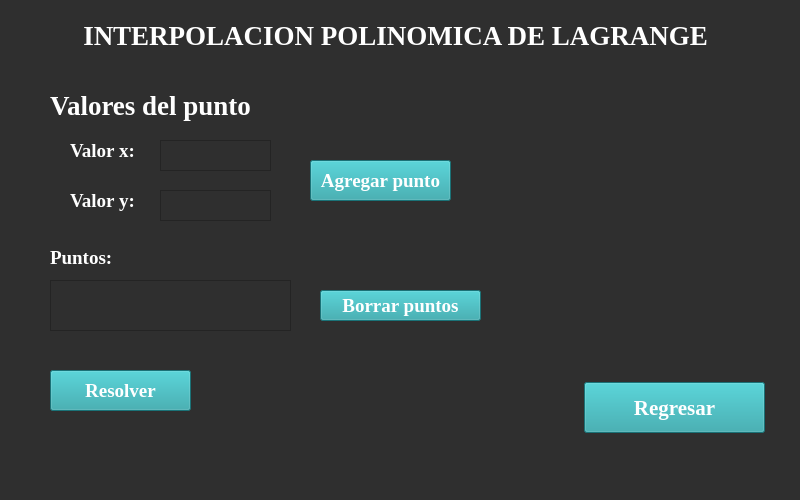
<?xml version="1.0" encoding="UTF-8"?>
<ui version="4.0">
 <class>MainWindow</class>
 <widget class="QMainWindow" name="MainWindow">
  <property name="geometry">
   <rect>
    <x>0</x>
    <y>0</y>
    <width>800</width>
    <height>500</height>
   </rect>
  </property>
  <property name="windowTitle">
   <string>MainWindow</string>
  </property>
  <property name="styleSheet">
   <string notr="true">background-color: rgb(47, 47, 47);</string>
  </property>
  <widget class="QWidget" name="centralwidget">
   <widget class="QPushButton" name="botonRegresar">
    <property name="geometry">
     <rect>
      <x>584</x>
      <y>382</y>
      <width>181</width>
      <height>51</height>
     </rect>
    </property>
    <property name="font">
     <font>
      <family>Times New Roman</family>
      <pointsize>16</pointsize>
      <weight>75</weight>
      <bold>true</bold>
     </font>
    </property>
    <property name="styleSheet">
     <string notr="true">color: rgb(255,255,255);
background-color: rgb(37,160,166);</string>
    </property>
    <property name="text">
     <string>Regresar</string>
    </property>
   </widget>
   <widget class="QLabel" name="labelTema">
    <property name="geometry">
     <rect>
      <x>0</x>
      <y>10</y>
      <width>791</width>
      <height>51</height>
     </rect>
    </property>
    <property name="font">
     <font>
      <family>Times New Roman</family>
      <pointsize>20</pointsize>
      <weight>75</weight>
      <italic>false</italic>
      <bold>true</bold>
     </font>
    </property>
    <property name="styleSheet">
     <string notr="true">color: rgb(255,255,255);</string>
    </property>
    <property name="text">
     <string>INTERPOLACION POLINOMICA DE LAGRANGE</string>
    </property>
    <property name="alignment">
     <set>Qt::AlignCenter</set>
    </property>
   </widget>
   <widget class="QLabel" name="label">
    <property name="geometry">
     <rect>
      <x>50</x>
      <y>90</y>
      <width>211</width>
      <height>31</height>
     </rect>
    </property>
    <property name="font">
     <font>
      <family>Times New Roman</family>
      <pointsize>20</pointsize>
      <weight>75</weight>
      <bold>true</bold>
     </font>
    </property>
    <property name="styleSheet">
     <string notr="true">color: rgb(255,255,255);</string>
    </property>
    <property name="text">
     <string>Valores del punto</string>
    </property>
   </widget>
   <widget class="QPushButton" name="botonAgregar">
    <property name="geometry">
     <rect>
      <x>310</x>
      <y>160</y>
      <width>141</width>
      <height>41</height>
     </rect>
    </property>
    <property name="font">
     <font>
      <family>Times New Roman</family>
      <pointsize>14</pointsize>
      <weight>75</weight>
      <bold>true</bold>
     </font>
    </property>
    <property name="styleSheet">
     <string notr="true">color: rgb(255,255,255);
background-color: rgb(37,160,166);</string>
    </property>
    <property name="text">
     <string>Agregar punto</string>
    </property>
   </widget>
   <widget class="QTextEdit" name="textValorX">
    <property name="geometry">
     <rect>
      <x>160</x>
      <y>140</y>
      <width>111</width>
      <height>31</height>
     </rect>
    </property>
    <property name="styleSheet">
     <string notr="true">color: rgb(255,255,255);</string>
    </property>
   </widget>
   <widget class="QTextEdit" name="textValorY">
    <property name="geometry">
     <rect>
      <x>160</x>
      <y>190</y>
      <width>111</width>
      <height>31</height>
     </rect>
    </property>
    <property name="styleSheet">
     <string notr="true">color: rgb(255,255,255);</string>
    </property>
   </widget>
   <widget class="QLabel" name="labelX">
    <property name="geometry">
     <rect>
      <x>70</x>
      <y>140</y>
      <width>71</width>
      <height>21</height>
     </rect>
    </property>
    <property name="font">
     <font>
      <family>Times New Roman</family>
      <pointsize>14</pointsize>
      <weight>75</weight>
      <bold>true</bold>
     </font>
    </property>
    <property name="styleSheet">
     <string notr="true">color: rgb(255,255,255);</string>
    </property>
    <property name="text">
     <string>Valor x:</string>
    </property>
   </widget>
   <widget class="QLabel" name="labelX_2">
    <property name="geometry">
     <rect>
      <x>70</x>
      <y>190</y>
      <width>71</width>
      <height>21</height>
     </rect>
    </property>
    <property name="font">
     <font>
      <family>Times New Roman</family>
      <pointsize>14</pointsize>
      <weight>75</weight>
      <bold>true</bold>
     </font>
    </property>
    <property name="styleSheet">
     <string notr="true">color: rgb(255,255,255);</string>
    </property>
    <property name="text">
     <string>Valor y:</string>
    </property>
   </widget>
   <widget class="QTextEdit" name="textResultado">
    <property name="geometry">
     <rect>
      <x>50</x>
      <y>280</y>
      <width>241</width>
      <height>51</height>
     </rect>
    </property>
    <property name="font">
     <font>
      <family>Times New Roman</family>
      <pointsize>12</pointsize>
     </font>
    </property>
    <property name="styleSheet">
     <string notr="true">color: rgb(255,255,255);</string>
    </property>
   </widget>
   <widget class="QLabel" name="labelPuntos">
    <property name="geometry">
     <rect>
      <x>50</x>
      <y>250</y>
      <width>81</width>
      <height>16</height>
     </rect>
    </property>
    <property name="font">
     <font>
      <family>Times New Roman</family>
      <pointsize>14</pointsize>
      <weight>75</weight>
      <bold>true</bold>
     </font>
    </property>
    <property name="styleSheet">
     <string notr="true">color: rgb(255,255,255);</string>
    </property>
    <property name="text">
     <string>Puntos:</string>
    </property>
   </widget>
   <widget class="QPushButton" name="botonResolver">
    <property name="geometry">
     <rect>
      <x>50</x>
      <y>370</y>
      <width>141</width>
      <height>41</height>
     </rect>
    </property>
    <property name="font">
     <font>
      <family>Times New Roman</family>
      <pointsize>14</pointsize>
      <weight>75</weight>
      <bold>true</bold>
     </font>
    </property>
    <property name="styleSheet">
     <string notr="true">color: rgb(255,255,255);
background-color: rgb(37,160,166);</string>
    </property>
    <property name="text">
     <string>Resolver</string>
    </property>
   </widget>
   <widget class="QLabel" name="label_2">
    <property name="geometry">
     <rect>
      <x>230</x>
      <y>370</y>
      <width>171</width>
      <height>31</height>
     </rect>
    </property>
    <property name="font">
     <font>
      <family>Times New Roman</family>
      <pointsize>16</pointsize>
     </font>
    </property>
    <property name="styleSheet">
     <string notr="true">color: rgb(255,255,255);</string>
    </property>
    <property name="text">
     <string/>
    </property>
   </widget>
   <widget class="QPushButton" name="botonBorrar">
    <property name="geometry">
     <rect>
      <x>320</x>
      <y>290</y>
      <width>161</width>
      <height>31</height>
     </rect>
    </property>
    <property name="font">
     <font>
      <family>Times New Roman</family>
      <pointsize>14</pointsize>
      <weight>75</weight>
      <bold>true</bold>
     </font>
    </property>
    <property name="styleSheet">
     <string notr="true">color: rgb(255,255,255);
background-color: rgb(37,160,166);</string>
    </property>
    <property name="text">
     <string>Borrar puntos</string>
    </property>
   </widget>
  </widget>
  <widget class="QMenuBar" name="menubar">
   <property name="geometry">
    <rect>
     <x>0</x>
     <y>0</y>
     <width>800</width>
     <height>21</height>
    </rect>
   </property>
  </widget>
  <widget class="QStatusBar" name="statusbar"/>
 </widget>
 <resources/>
 <connections/>
</ui>
